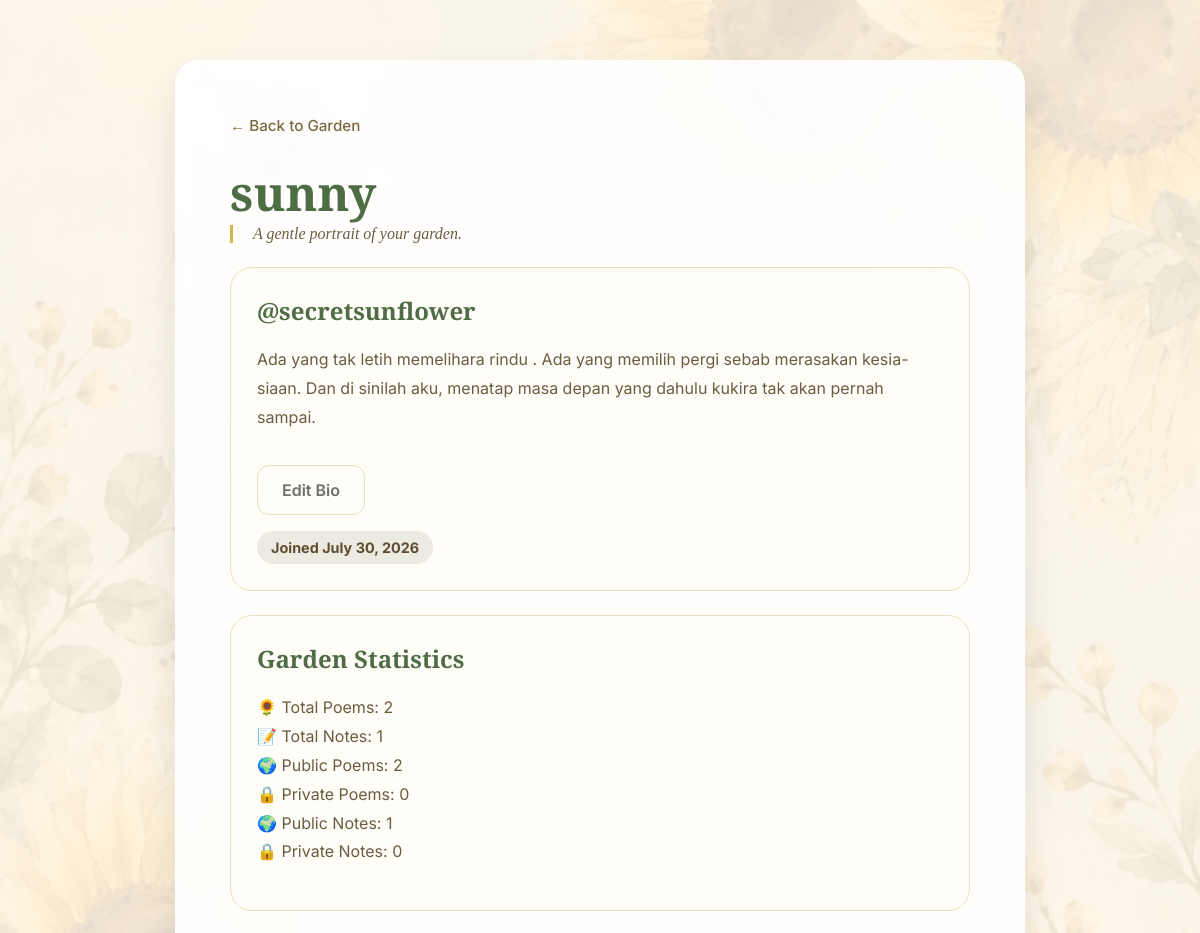
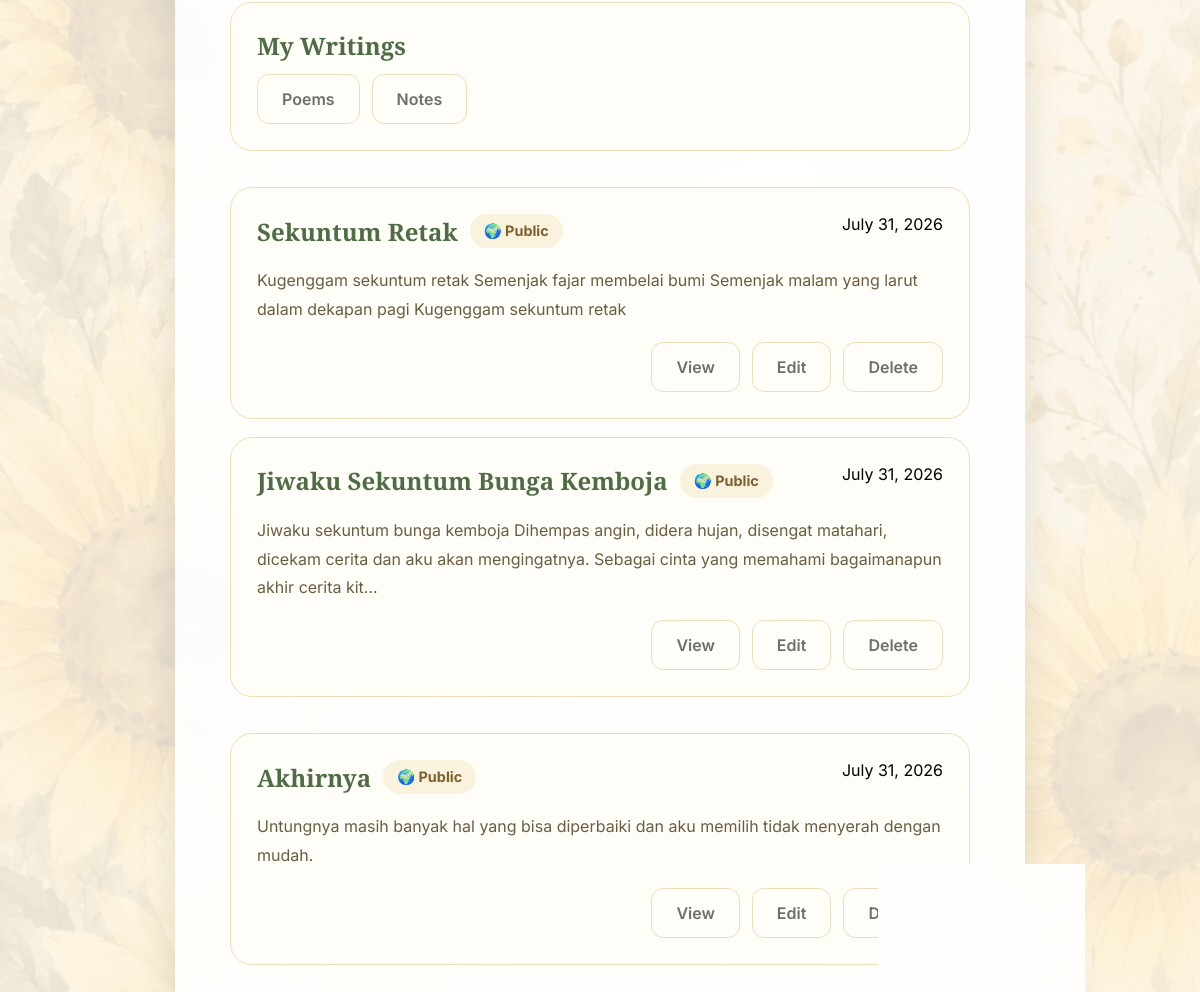
Screenshot of /profile (signed in) with the database file from the repository (2 pictures, top to bottom).
### app/models.py (models this page shows, shortened)
class User(UserMixin, db.Model):
    __tablename__ = "users"
    id = db.Column(
        db.Integer,
        primary_key=True,
    )
    username = db.Column(
        db.String(50),
        unique=True,
        nullable=False,
    )
    display_name = db.Column(
        db.String(100),
        nullable=False,
    )
    email = db.Column(
        db.String(120),
        unique=True,
        nullable=False,
    )
    password_hash = db.Column(
        db.String(255),
        nullable=False,
    )
    created_at = db.Column(
        db.DateTime,
        default=datetime.utcnow,
        nullable=False,
    )
    bio = db.Column(
        db.String(250),
        nullable=True,
    )
    poems = db.relationship(
        "Poem",
        back_populates="author",
        cascade="all, delete-orphan",
        lazy=True,
    )
    notes = db.relationship(
        "Note",
        back_populates="author",
        cascade="all, delete-orphan",
        lazy=True,
    )
    cherishes = db.relationship(
    "Cherish",
    back_populates="user",
    cascade="all, delete-orphan",
)

class Poem(db.Model):
    __tablename__ = "poems"
    id = db.Column(
        db.Integer,
        primary_key=True,
    )
    title = db.Column(
        db.String(150),
        nullable=False,
    )
    content = db.Column(
        db.Text,
        nullable=False,
    )
    is_public = db.Column(
        db.Boolean,
        default=False,
        nullable=False,
    )
    created_at = db.Column(
        db.DateTime,
        default=datetime.utcnow,
        nullable=False,
    )
    updated_at = db.Column(
        db.DateTime,
        default=datetime.utcnow,
        onupdate=datetime.utcnow,
        nullable=False,
    )
    user_id = db.Column(
        db.Integer,
        db.ForeignKey("users.id"),
        nullable=False,
    )
    author = db.relationship(
        "User",
        back_populates="poems",
    )
    cherishes = db.relationship(
    "Cherish",
    back_populates="poem",
    cascade="all, delete-orphan",
)

class Note(db.Model):
    __tablename__ = "notes"
    id = db.Column(
        db.Integer,
        primary_key=True,
    )
    title = db.Column(
        db.String(150),
        nullable=False,
    )
    content = db.Column(
        db.Text,
        nullable=False,
    )
    is_public = db.Column(
        db.Boolean,
        default=False,
        nullable=False,
    )
    created_at = db.Column(
        db.DateTime,
        default=datetime.utcnow,
        nullable=False,
    )
    updated_at = db.Column(
        db.DateTime,
        default=datetime.utcnow,
        onupdate=datetime.utcnow,
        nullable=False,
    )
    user_id = db.Column(
        db.Integer,
        db.ForeignKey("users.id"),
        nullable=False,
    )
    author = db.relationship(
        "User",
        back_populates="notes",
    )
    cherishes = db.relationship(
    "Cherish",
    back_populates="note",
    cascade="all, delete-orphan",
)

### app/profile/routes.py (the view)
@profile.route("/profile")
@login_required
def index():
    user = _get_profile_user(current_user.id)
    if user is None:
        return redirect(url_for("garden.home"))
    poems = Poem.query.filter_by(
        user_id=user.id,
    ).order_by(
        Poem.created_at.desc(),
    ).all()
    notes = Note.query.filter_by(
        user_id=user.id,
    ).order_by(
        Note.created_at.desc(),
    ).all()
    stats = {
        "total_poems": Poem.query.filter_by(user_id=user.id).count(),
        "total_notes": Note.query.filter_by(user_id=user.id).count(),
        "public_poems": Poem.query.filter_by(user_id=user.id, is_public=True).count(),
        "private_poems": Poem.query.filter_by(user_id=user.id, is_public=False).count(),
        "public_notes": Note.query.filter_by(user_id=user.id, is_public=True).count(),
        "private_notes": Note.query.filter_by(user_id=user.id, is_public=False).count(),
    }
    return render_template(
        "profile/profile.html",
        user=user,
        poems=poems,
        notes=notes,
        stats=stats,
    )

### app/profile/routes.py (called while the page is built)
def _get_profile_user(user_id):
    user = User.query.get_or_404(user_id)
    if user.id != current_user.id:
        return None
    return user

### app/templates/profile/profile.html (shortened to what this page needs)
<!DOCTYPE html>
<html lang="en">
<head>
    <link rel="stylesheet" href="{{ url_for('static', filename='css/poem.css') }}">
</head>
<body>
    <main class="container">
        <div class="card poems-overview">
            <a href="{{ url_for('garden.home') }}" class="back-link">← Back to Garden</a>
            <h1>{{ user.display_name }}</h1>
            <p class="intro">A gentle portrait of your garden.</p>
            <div class="poem-card" style="margin-top: 24px;">
                <div class="poem-card-header">
                    <div>
                        <h2>@{{ user.username }}</h2>
                        <p class="poem-preview">{{ user.bio if user.bio else 'No bio yet.' }}</p>
                    </div>
                    <a href="{{ url_for('profile.edit_profile') }}" class="button secondary">Edit Bio</a>
                </div>
                <div class="poem-actions" style="justify-content: flex-start; margin-top: 16px;">
                    <span class="badge private">Joined {{ user.created_at.strftime('%B %d, %Y') }}</span>
                </div>
            </div>
            <div class="poem-list" style="margin-top: 24px;">
                <div class="poem-card">
                    <div class="poem-card-header">
                        <h2>Garden Statistics</h2>
                    </div>
                    <div class="poem-preview">
                        <p>🌻 Total Poems: {{ stats.total_poems }}</p>
                        <p>📝 Total Notes: {{ stats.total_notes }}</p>
                        <p>🌍 Public Poems: {{ stats.public_poems }}</p>
                        <p>🔒 Private Poems: {{ stats.private_poems }}</p>
                        <p>🌍 Public Notes: {{ stats.public_notes }}</p>
                        <p>🔒 Private Notes: {{ stats.private_notes }}</p>
                    </div>
                </div>
            </div>
            <div class="poem-list" style="margin-top: 24px;">
                <div class="poem-card">
                    <div class="poem-card-header">
                        <h2>My Writings</h2>
                    </div>
                    <div class="poem-actions" style="justify-content: flex-start; margin-top: 12px;">
                        <a href="#poems" class="button secondary">Poems</a>
                        <a href="#notes" class="button secondary">Notes</a>
                    </div>
                </div>
                <div id="poems" class="poem-list" style="margin-top: 18px;">
                    {% if poems %}
                        {% for poem in poems %}
                            <article class="poem-card">
                                <div class="poem-card-header">
                                    <div class="poem-title-block">
                                        <h2>{{ poem.title }}</h2>
                                        <span class="badge {{ 'public' if poem.is_public else 'private' }}">
                                            {{ '🌍 Public' if poem.is_public else '🔒 Private' }}
                                        </span>
                                    </div>
                                    <time datetime="{{ poem.created_at.isoformat() }}">{{ poem.created_at.strftime('%B %d, %Y') }}</time>
                                </div>
                                <p class="poem-preview">{{ poem.content[:180] }}{% if poem.content|length > 180 %}…{% endif %}</p>
                                <div class="poem-actions">
                                    <a href="{{ url_for('poem.view_poem', poem_id=poem.id) }}" class="button secondary">View</a>
                                    <a href="{{ url_for('poem.edit_poem', poem_id=poem.id) }}" class="button secondary">Edit</a>
                                    <a href="{{ url_for('poem.remove_poem', poem_id=poem.id) }}" class="button secondary">Delete</a>
                                </div>
                            </article>
                        {% endfor %}
                    {% else %}
                        <p class="empty-state">No poems written yet.</p>
                    {% endif %}
                </div>
                <div id="notes" class="poem-list" style="margin-top: 18px;">
                    {% if notes %}
                        {% for note in notes %}
                            <article class="poem-card">
                                <div class="poem-card-header">
                                    <div class="poem-title-block">
                                        <h2>{{ note.title }}</h2>
                                        <span class="badge {{ 'public' if note.is_public else 'private' }}">
                                            {{ '🌍 Public' if note.is_public else '🔒 Private' }}
                                        </span>
                                    </div>
                                    <time datetime="{{ note.created_at.isoformat() }}">{{ note.created_at.strftime('%B %d, %Y') }}</time>
                                </div>
                                <p class="poem-preview">{{ note.content[:180] }}{% if note.content|length > 180 %}…{% endif %}</p>
                                <div class="poem-actions">
                                    <a href="{{ url_for('note.view_note', note_id=note.id) }}" class="button secondary">View</a>
                                    <a href="{{ url_for('note.edit_note', note_id=note.id) }}" class="button secondary">Edit</a>
                                    <a href="{{ url_for('note.delete_note', note_id=note.id) }}" class="button secondary">Delete</a>
                                </div>
                            </article>
                        {% endfor %}
                    {% else %}
                        <p class="empty-state">No notes written yet.</p>
                    {% endif %}
                </div>
            </div>
        </div>
    </main>
</body>
</html>

### app/static/css/poem.css (style rules this page uses)
* { margin:0; padding:0; box-sizing:border-box; }
body { font-family:"Inter",sans-serif; background: linear-gradient( rgba(255,248,235,.88), rgba(255,248,235,.88) ), url("../img/andbees.jfif"); background-size:cover; background-position:center; background-attachment:fixed; min-height:100vh; display:flex; justify-content:center; align-items:center; padding:60px 20px; }
.container { width:100%; max-width:850px; }
.card { background:rgba(255,255,255,.90); backdrop-filter:blur(8px); border-radius:24px; padding:55px; box-shadow: 0 18px 40px rgba(0,0,0,.10); }
.back-link { text-decoration:none; color:#7b6943; font-size:.95rem; font-weight:500; transition:.25s; }
h1 { margin-top:25px; font-family:"Cormorant Garamond",serif; font-size:3rem; color:#4f6d45; }
.intro { border-left:3px solid #d8b547; padding-left:20px; font-family:"Lora", serif; font-size:1rem; font-style:italic; color:#6b5d41; }
.poem-list { display:grid; gap:18px; margin-top:30px; }
.poem-card, .poem-detail, .poem-confirm { background:#fffdf8; border:1px solid #eadfb8; border-radius:22px; padding:26px; }
.poem-card-header { display:flex; justify-content:space-between; align-items:flex-start; gap:16px; flex-wrap:wrap; }
.poem-card h2, .poem-detail h1, .poem-confirm h1 { font-family:"Cormorant Garamond",serif; color:#4f6d45; margin:0; }
.poem-preview, .poem-date, .poem-content, .confirm-details p { color:#6b5d41; line-height:1.8; }
.poem-preview { margin:18px 0; font-size:1rem; }
.poem-actions, .poem-detail-actions { display:flex; justify-content:flex-end; gap:12px; flex-wrap:wrap; }
.button { display:inline-flex; align-items:center; justify-content:center; padding:14px 24px; border-radius:12px; background:#d8b547; color:#fff; text-decoration:none; font-weight:600; }
.button.secondary, .cancel { background:transparent; color:#6f6f6f; border:1px solid #eadfb8; }
.poem-title-block { display:flex; align-items:center; gap:12px; flex-wrap:wrap; }
.badge { display:inline-flex; align-items:center; gap:6px; padding:8px 14px; border-radius:999px; font-size:.9rem; font-weight:700; }
.badge.public { background:rgba(216,181,71,.15); color:#7d602f; }
.badge.private { background:rgba(110,98,69,.12); color:#5f4d31; }

### rows the page displays
User: display_name "sunny", username "secretsunflower", bio "Ada yang tak letih memelihara rindu . Ada yang memilih pergi sebab merasakan kesia-siaan. Dan di sinilah aku, menatap masa depan yang dahulu kukira tak akan pernah sampai.", created_at "July 30, 2026"
Poem: title "Sekuntum Retak", is_public "🌍 Public", created_at "July 31, 2026", content "Kugenggam sekuntum retak Semenjak fajar membelai bumi Semenjak malam yang larut dalam dekapan pagi Kugenggam sekuntum retak"
Poem: title "Jiwaku Sekuntum Bunga Kemboja", is_public "🌍 Public", created_at "July 31, 2026", content "Jiwaku sekuntum bunga kemboja Dihempas angin, didera hujan, disengat matahari, dicekam cerita dan aku akan mengingatnya. Sebagai cinta yang memahami bagaimanapun akhir cerita kit"
Note: title "Akhirnya", is_public "🌍 Public", created_at "July 31, 2026", content "Untungnya masih banyak hal yang bisa diperbaiki dan aku memilih tidak menyerah dengan mudah."

### other values shown
{{ stats.total_poems }} "2"
{{ stats.total_notes }} "1"
{{ stats.public_poems }} "2"
{{ stats.private_poems }} "0"
{{ stats.public_notes }} "1"
{{ stats.private_notes }} "0"
